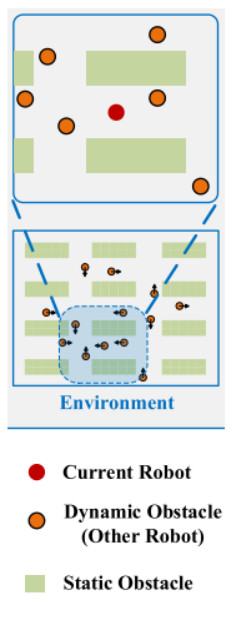
#> input picture sample/image/input.jpg, 232 x 620 px
$ python paragraph_detection.py
#> lines starting #> are read from the running program, lines starting #| are printed output that depends on the picture; after the words box and inside, x2 and y2 are one past the last pixel; in counts of white or black regions, pixels touching at a corner belong together
import cv2
import numpy as np

# Đường dẫn đến ảnh bạn muốn xử lý
image_path = '../../sample/image/input.jpg'

# Load image, grayscale, Gaussian blur, Otsu's threshold
image = cv2.imread(image_path)
#> image is the input picture: shape (620, 232, 3); mean B, G, R 225.5, 229.6, 225.2
gray = cv2.cvtColor(image, cv2.COLOR_BGR2GRAY)
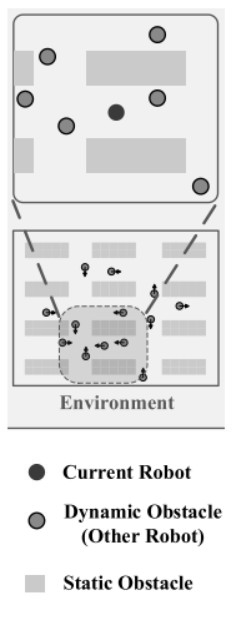
#> gray: shape (620, 232); min 0, max 255, mean 227.8
blur = cv2.GaussianBlur(gray, (7,7), 0)
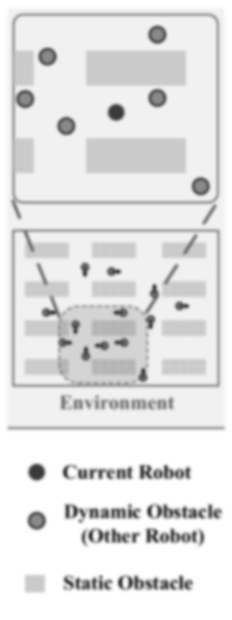
#> blur: shape (620, 232); min 58, max 255, mean 227.8
thresh = cv2.threshold(blur, 0, 255, cv2.THRESH_BINARY_INV + cv2.THRESH_OTSU)[1]
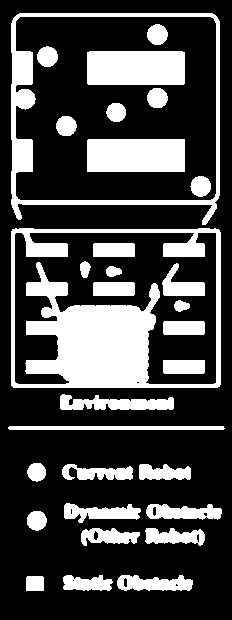
#> thresh: shape (620, 232); 27.5% white; 31 white regions, largest, box (x1, y1, x2, y2) and area: (11, 228, 221, 388) 13508, (11, 13, 220, 225) 5107, (87, 51, 185, 85) 3326

# Create rectangular structuring element and dilate
kernel = cv2.getStructuringElement(cv2.MORPH_RECT, (5,5))
dilate = cv2.dilate(thresh, kernel, iterations=3)
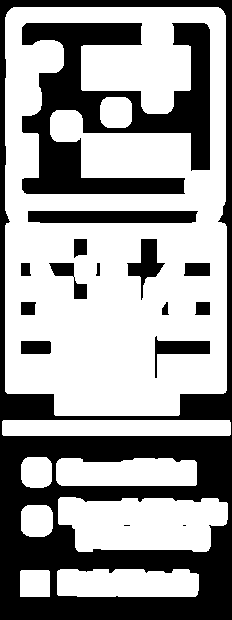
#> dilate: shape (620, 232); 61.7% white; 16 black regions (2 under 20 px)

# Find contours and draw rectangle
cnts = cv2.findContours(dilate, cv2.RETR_EXTERNAL, cv2.CHAIN_APPROX_SIMPLE)
#> cnts = 8 contours; box (x1, y1, x2, y2) and area: (5, 7, 227, 416) 87626, (58, 497, 228, 552) 7600, (57, 569, 199, 597) 3610, (56, 458, 197, 486) 3516, (2, 420, 231, 436) 3417, (21, 505, 53, 537) 888, (21, 457, 52, 488) 830, (20, 570, 50, 597) 753
cnts = cnts[0] if len(cnts) == 2 else cnts[1]
for c in cnts:
    x,y,w,h = cv2.boundingRect(c)
    cv2.rectangle(image, (x, y), (x + w, y + h), (36,255,12), 2)
#> this loop made 8 passes
#> (x, y, w, h) on passes 1 to 8: (20, 570, 30, 27), (57, 569, 142, 28), (21, 505, 32, 32), (58, 497, 170, 55), (56, 458, 141, 28), (21, 457, 31, 31), (2, 420, 229, 16), (5, 7, 222, 409)
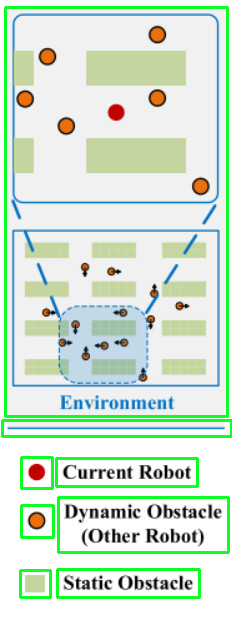
#> image: shape (620, 232, 3); 6.74% of pixels changed, all inside (x1, y1, x2, y2) = (1, 6, 232, 599)

cv2.imwrite('thresh.jpg',thresh)
cv2.imwrite('dilate.jpg',dilate)
cv2.imwrite('image.jpg',image)
